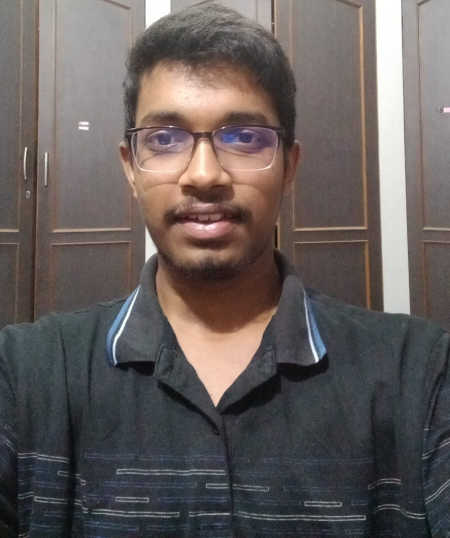
#> input picture DIP week 1.jpg, 900 x 1076 px, found by its file name (shown at 1/2 size)
$ python multiply_image.py
#> lines starting #> are read from the running program, lines starting #| are printed output that depends on the picture
import cv2
#Reading images
image1 = cv2.imread(r'C:\Users\somaa\Desktop\DIP Lab\DIP week 1.jpg')
#> image1 is the input picture: shape (1076, 900, 3); mean B, G, R 91.5, 93.2, 100.5
image2 = cv2.imread(r'C:\Users\somaa\Desktop\DIP Lab\nature.jpg')
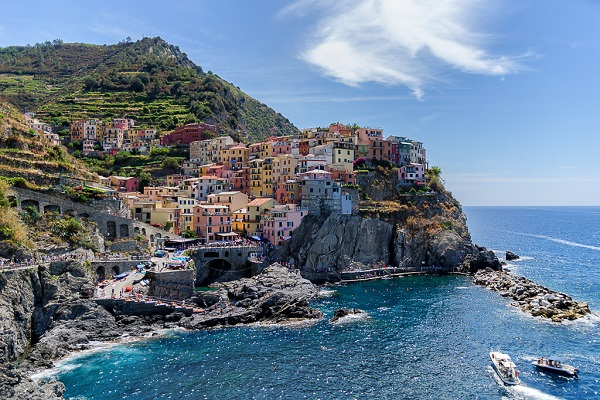
#> input picture nature.jpg, 600 x 400 px, found by its file name
#> image2 is the input picture: shape (400, 600, 3); mean B, G, R 142.3, 123.3, 103.5
#Resizing images to equal size
image1=cv2.resize(image1,(500,500))
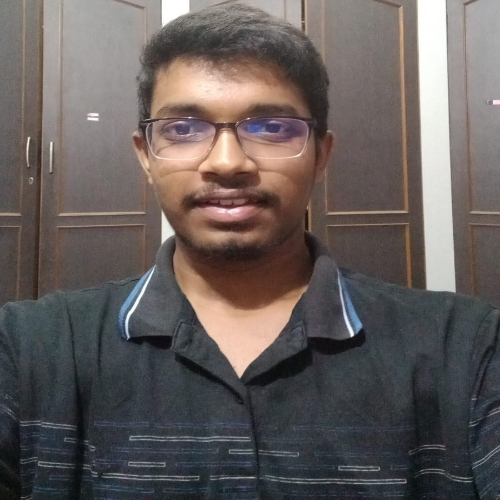
#> image1: shape (500, 500, 3); mean B, G, R 91.4, 93.1, 100.4
image2=cv2.resize(image2,(500,500))
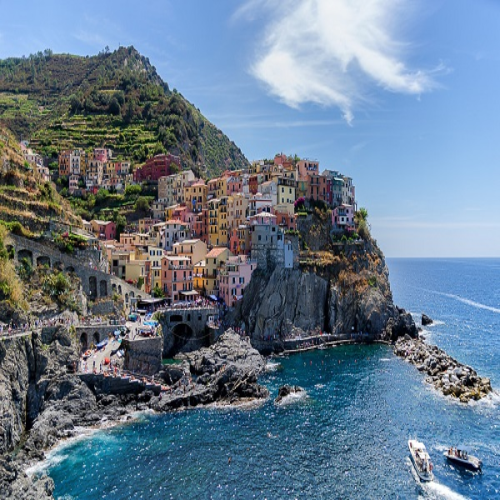
#> image2: shape (500, 500, 3); mean B, G, R 142.2, 123.2, 103.4
#multiply images
result = cv2.multiply(image1,image2)
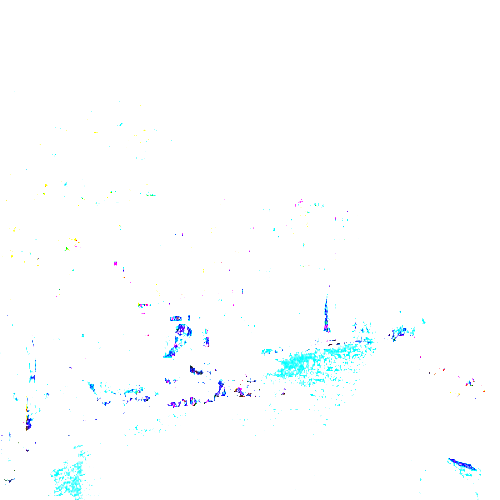
#> result: shape (500, 500, 3); mean B, G, R 254.7, 254.1, 252.1
#showing image
cv2.imshow('result',result)
cv2.waitKey(0)
cv2.destroyAllWindows()
